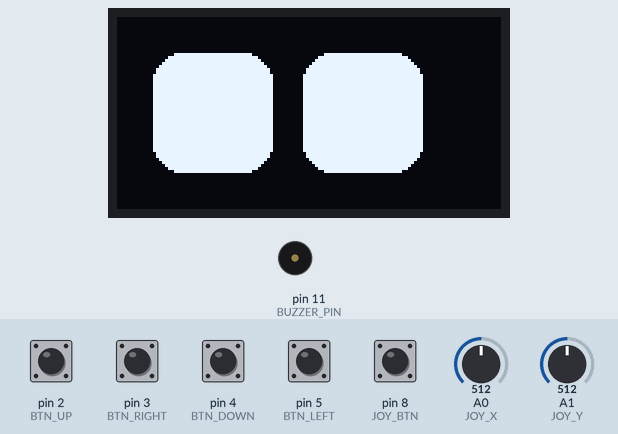
A sketch run on a simulated Arduino Uno, built with avr-gcc and run on an emulated ATmega328P. Shown: 128×64 one-colour display, buzzer (waves = sounding). Inputs (shaded band) come from the test bench; at power-on: pin 2 (BTN_UP), pin 3 (BTN_RIGHT), pin 4 (BTN_DOWN), pin 5 (BTN_LEFT), pin 8 (JOY_BTN) HIGH, A1 (JOY_Y) = 512, A0 (JOY_X) = 512. Random numbers use the default seed unless the sketch sets one.

Above: at 2.38 s.
2.8 s: A1 (JOY_Y) set to 900
5.8 s: pin 8 (JOY_BTN) pulled LOW for 0.3 s
At 6.37 s:
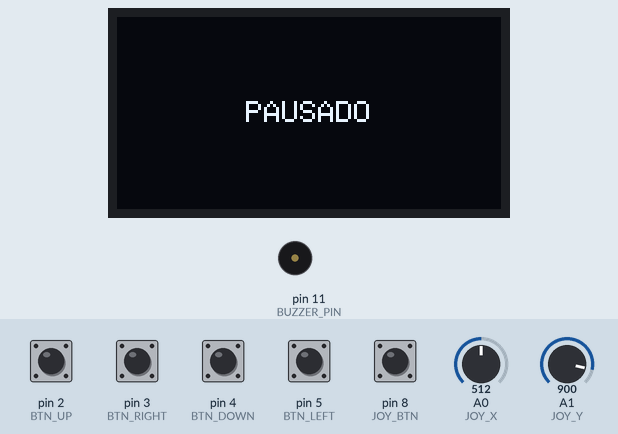
8.8 s: pin 3 (BTN_RIGHT) pulled LOW for 0.3 s
At 9.08 s:
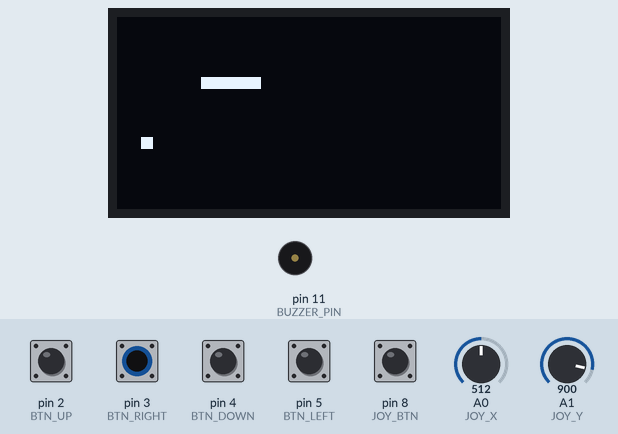
10.6 s: A1 (JOY_Y) set to 734
12.9 s: A1 (JOY_Y) set to 710
At 14.35 s:
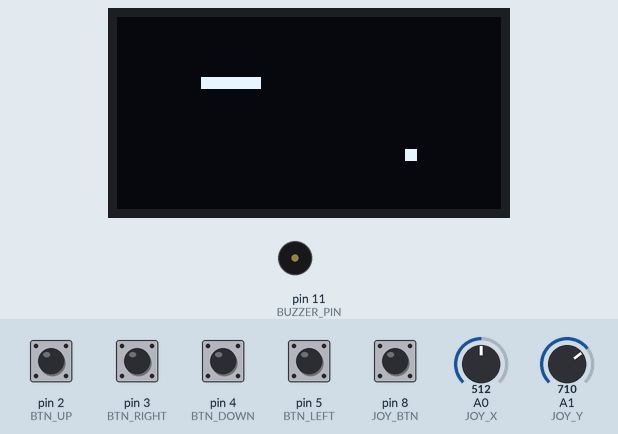
15.7 s: pin 2 (BTN_UP) pulled LOW for 0.3 s
At 15.81 s:
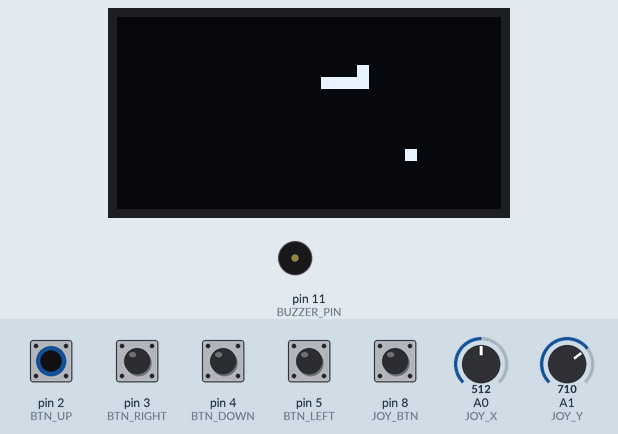
Timing chart, 0 to 18.5 s (numbered marks = the images above; inputs shaded):
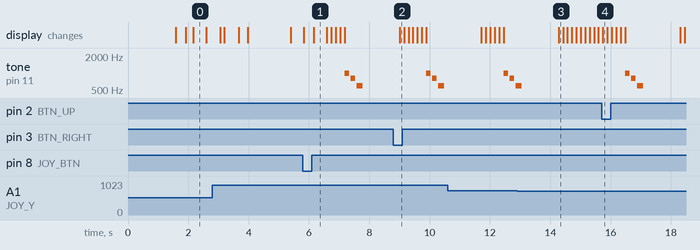

The sketch:

snake.ino
```cpp
#include <SPI.h>
#include <Wire.h>
#include <Adafruit_GFX.h>
#include <Adafruit_SSD1306.h>

#define SCREEN_WIDTH 128
#define SCREEN_HEIGHT 64
#define OLED_RESET     -1
#define SCREEN_ADDRESS 0x3C
Adafruit_SSD1306 display(SCREEN_WIDTH, SCREEN_HEIGHT, &Wire, OLED_RESET);

// ---------- PARTE 1: OLHOS ----------
int ref_eye_height = 40;
int ref_eye_width = 40;
int ref_space_between_eye = 10;
int ref_corner_radius = 10;

int left_eye_height = ref_eye_height;
int left_eye_width = ref_eye_width;
int left_eye_x = 32;
int left_eye_y = 32;
int right_eye_x = 32 + ref_eye_width + ref_space_between_eye;
int right_eye_y = 32;
int right_eye_height = ref_eye_height;
int right_eye_width = ref_eye_width;

void draw_eyes(bool update = true) {
  display.clearDisplay();
  int x = int(left_eye_x - left_eye_width / 2);
  int y = int(left_eye_y - left_eye_height / 2);
  display.fillRoundRect(x, y, left_eye_width, left_eye_height, ref_corner_radius, SSD1306_WHITE);
  x = int(right_eye_x - right_eye_width / 2);
  y = int(right_eye_y - right_eye_height / 2);
  display.fillRoundRect(x, y, right_eye_width, right_eye_height, ref_corner_radius, SSD1306_WHITE);
  if (update) display.display();
}

void center_eyes(bool update = true) {
  left_eye_height = ref_eye_height;
  left_eye_width = ref_eye_width;
  right_eye_height = ref_eye_height;
  right_eye_width = ref_eye_width;
  left_eye_x = SCREEN_WIDTH / 2 - ref_eye_width / 2 - ref_space_between_eye / 2;
  left_eye_y = SCREEN_HEIGHT / 2;
  right_eye_x = SCREEN_WIDTH / 2 + ref_eye_width / 2 + ref_space_between_eye / 2;
  right_eye_y = SCREEN_HEIGHT / 2;
  draw_eyes(update);
}

void blink(int speed = 12) {
  draw_eyes();
  for (int i = 0; i < 3; i++) {
    left_eye_height -= speed;
    right_eye_height -= speed;
    draw_eyes();
    delay(1);
  }
  for (int i = 0; i < 3; i++) {
    left_eye_height += speed;
    right_eye_height += speed;
    draw_eyes();
    delay(1);
  }
}

void sleepEyes() {
  left_eye_height = 2;
  right_eye_height = 2;
  draw_eyes(true);
}

void wakeup() {
  sleepEyes();
  for (int h = 0; h <= ref_eye_height; h += 2) {
    left_eye_height = h;
    right_eye_height = h;
    draw_eyes(true);
  }
}

void happy_eye() {
  center_eyes(false);
  int offset = ref_eye_height / 2;
  for (int i = 0; i < 10; i++) {
    display.fillTriangle(left_eye_x - left_eye_width / 2 - 1, left_eye_y + offset,
                         left_eye_x + left_eye_width / 2 + 1, left_eye_y + 5 + offset,
                         left_eye_x - left_eye_width / 2 - 1, left_eye_y + left_eye_height + offset, SSD1306_BLACK);
    display.fillTriangle(right_eye_x + right_eye_width / 2 + 1, right_eye_y + offset,
                         right_eye_x - left_eye_width / 2 - 1, right_eye_y + 5 + offset,
                         right_eye_x + right_eye_width / 2 + 1, right_eye_y + right_eye_height + offset, SSD1306_BLACK);
    offset -= 2;
    display.display();
    delay(1);
  }
  delay(1000);
}

void intro_eyes() {
  wakeup();
  delay(400);
  center_eyes(true);
  delay(400);
  blink(10);
  delay(400);
  happy_eye();
  delay(400);
  sleepEyes();
  delay(400);
}

// ---------- PARTE 2: SNAKE ----------
#define UP 0
#define DOWN 1
#define LEFT 2
#define RIGHT 3

#define JOY_X A0
#define JOY_Y A1
#define JOY_BTN 8

#define BTN_UP     2
#define BTN_RIGHT  3
#define BTN_DOWN   4
#define BTN_LEFT   5

#define BUZZER_PIN 11

int snakeX[100], snakeY[100];
int snakeLength = 5;
int dir = RIGHT;
int dirNext = RIGHT;
int foodX, foodY;
bool jogoPausado = false;

// ---------- Funções Snake ----------
void gerarComida() {
  foodX = (random(0, SCREEN_WIDTH / 4)) * 4;
  foodY = (random(0, SCREEN_HEIGHT / 4)) * 4;
}

void desenharSnake() {
  display.clearDisplay();
  display.fillRect(foodX, foodY, 4, 4, SSD1306_WHITE);
  for (int i = 0; i < snakeLength; i++) {
    display.fillRect(snakeX[i], snakeY[i], 4, 4, SSD1306_WHITE);
  }
  display.display();
}

void moverSnake() {
  dir = dirNext;
  for (int i = snakeLength - 1; i > 0; i--) {
    snakeX[i] = snakeX[i - 1];
    snakeY[i] = snakeY[i - 1];
  }

  if (dir == UP) snakeY[0] -= 4;
  else if (dir == DOWN) snakeY[0] += 4;
  else if (dir == LEFT) snakeX[0] -= 4;
  else if (dir == RIGHT) snakeX[0] += 4;
}

bool colidiu() {
  if (snakeX[0] < 0 || snakeX[0] >= SCREEN_WIDTH || snakeY[0] < 0 || snakeY[0] >= SCREEN_HEIGHT) return true;
  for (int i = 1; i < snakeLength; i++) {
    if (snakeX[0] == snakeX[i] && snakeY[0] == snakeY[i]) return true;
  }
  return false;
}

// ---------- Ler joystick + botões ----------
void lerJoystick() {
  int xValue = analogRead(JOY_X);
  int yValue = analogRead(JOY_Y);

  // Corrige eixo Y invertido
  yValue = 1023 - yValue;

  if (!jogoPausado) {
    if (xValue < 300 && dir != RIGHT) dirNext = LEFT;
    else if (xValue > 700 && dir != LEFT) dirNext = RIGHT;

    if (yValue < 300 && dir != DOWN) dirNext = UP;
    else if (yValue > 700 && dir != UP) dirNext = DOWN;

    if (digitalRead(BTN_UP) == LOW && dir != DOWN) dirNext = UP;
    if (digitalRead(BTN_DOWN) == LOW && dir != UP) dirNext = DOWN;
    if (digitalRead(BTN_LEFT) == LOW && dir != RIGHT) dirNext = LEFT;
    if (digitalRead(BTN_RIGHT) == LOW && dir != LEFT) dirNext = RIGHT;

    if (digitalRead(JOY_BTN) == LOW) {
      jogoPausado = !jogoPausado;
      delay(200);
    }
  } else {
    // Qualquer input despausa
    if (xValue < 300 || xValue > 700 || yValue < 300 || yValue > 700 ||
        digitalRead(BTN_UP) == LOW || digitalRead(BTN_DOWN) == LOW ||
        digitalRead(BTN_LEFT) == LOW || digitalRead(BTN_RIGHT) == LOW ||
        digitalRead(JOY_BTN) == LOW) {
      jogoPausado = false;
      delay(200);
    }
  }
}

// ---------- Som Game Over ----------
void tocarGameOver() {
  tone(BUZZER_PIN, 1000, 150);
  delay(200);
  tone(BUZZER_PIN, 800, 150);
  delay(200);
  tone(BUZZER_PIN, 600, 200);
  delay(200);
  noTone(BUZZER_PIN);
}

// ---------- Iniciar Snake ----------
void iniciarSnake() {
  snakeLength = 5;
  for (int i = 0; i < snakeLength; i++) {
    snakeX[i] = 40 - i * 4;
    snakeY[i] = 20;
  }
  dir = RIGHT;
  dirNext = RIGHT;
  gerarComida();

  while (true) {
    lerJoystick();

    if (jogoPausado) {
      display.clearDisplay();
      display.setTextSize(1);
      const char* msg = "PAUSADO";
      int16_t x1, y1;
      uint16_t w1, h1;
      display.getTextBounds(msg, 0, 0, &x1, &y1, &w1, &h1);
      display.setCursor((SCREEN_WIDTH - w1)/2, (SCREEN_HEIGHT - h1)/2);
      display.println(msg);
      display.display();
      delay(200);
      continue;
    }

    moverSnake();

    if (snakeX[0] == foodX && snakeY[0] == foodY) {
      snakeLength++;
      gerarComida();

      // ---------- SOM AO COMER ----------
      tone(BUZZER_PIN, 1500, 100); // som de 1500 Hz por 100ms
      delay(100);
      noTone(BUZZER_PIN);
    }

    if (colidiu()) {
      display.clearDisplay();
      display.setTextSize(1);
      const char* msg = "Game Over!";
      int16_t x1, y1;
      uint16_t w1, h1;
      display.getTextBounds(msg, 0, 0, &x1, &y1, &w1, &h1);
      display.setCursor((SCREEN_WIDTH - w1)/2, (SCREEN_HEIGHT - h1)/2);
      display.println(msg);
      display.display();

      tocarGameOver();
      delay(1200);
      return;
    }

    desenharSnake();
    delay(120);
  }
}

// ---------- SETUP E LOOP ----------
bool introMostrada = false;

void setup() {
  display.begin(SSD1306_SWITCHCAPVCC, SCREEN_ADDRESS);

  pinMode(JOY_BTN, INPUT_PULLUP);
  pinMode(BTN_UP, INPUT_PULLUP);
  pinMode(BTN_DOWN, INPUT_PULLUP);
  pinMode(BTN_LEFT, INPUT_PULLUP);
  pinMode(BTN_RIGHT, INPUT_PULLUP);
  pinMode(BUZZER_PIN, OUTPUT);

  randomSeed(analogRead(A3));

  // ---------- INTRODUÇÃO CENTRALIZADA ----------
  display.clearDisplay();
  display.setTextSize(1);
  display.setTextColor(SSD1306_WHITE);

  const char* linha1 = "juliano";
  const char* linha2 = "hoffmann";
  const char* linha3 = "2025";

  int16_t x1, y1;
  uint16_t w1, h1;

  // Linha 1
  display.getTextBounds(linha1, 0, 0, &x1, &y1, &w1, &h1);
  int cursorX1 = (SCREEN_WIDTH - w1)/2;
  int cursorY1 = 15;

  // Linha 2
  display.getTextBounds(linha2, 0, 0, &x1, &y1, &w1, &h1);
  int cursorX2 = (SCREEN_WIDTH - w1)/2;
  int cursorY2 = cursorY1 + h1 + 2;

  // Linha 3
  display.getTextBounds(linha3, 0, 0, &x1, &y1, &w1, &h1);
  int cursorX3 = (SCREEN_WIDTH - w1)/2;
  int cursorY3 = cursorY2 + h1 + 2;

  display.setCursor(cursorX1, cursorY1);
  display.println(linha1);
  display.setCursor(cursorX2, cursorY2);
  display.println(linha2);
  display.setCursor(cursorX3, cursorY3);
  display.println(linha3);

  display.display();
  delay(1500);
}

void loop() {
  if (!introMostrada) {
    intro_eyes();
    introMostrada = true;
  }
  iniciarSnake(); // reinicia automaticamente após Game Over
}
```

Measured:
- by itself, tone on pin 11 (BUZZER_PIN): plays 1000 Hz for 0.15 s, 800 Hz for 0.15 s, 600 Hz for 0.20 s
- what the display in image 0 shows lasts 0.4 s, from 2.2 s to 2.6 s
